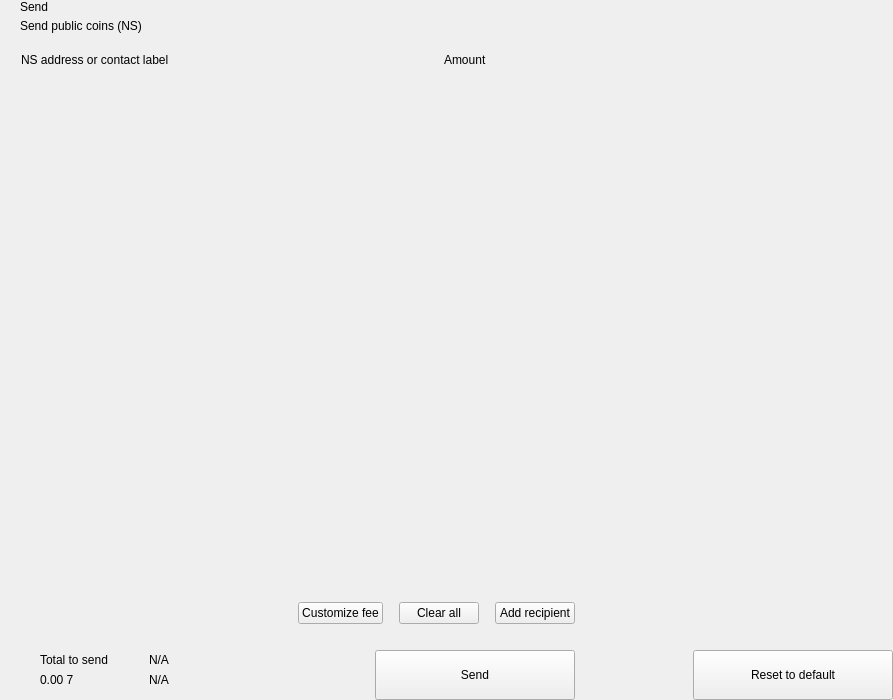
<?xml version="1.0" encoding="UTF-8"?>
<ui version="4.0">
 <class>send</class>
 <widget class="QWidget" name="send">
  <property name="geometry">
   <rect>
    <x>0</x>
    <y>0</y>
    <width>893</width>
    <height>700</height>
   </rect>
  </property>
  <property name="windowTitle">
   <string>Form</string>
  </property>
  <layout class="QHBoxLayout" name="horizontalLayout_2" stretch="2,1">
   <property name="spacing">
    <number>0</number>
   </property>
   <property name="leftMargin">
    <number>0</number>
   </property>
   <property name="topMargin">
    <number>0</number>
   </property>
   <property name="rightMargin">
    <number>0</number>
   </property>
   <property name="bottomMargin">
    <number>0</number>
   </property>
   <item>
    <widget class="QWidget" name="left" native="true">
     <layout class="QVBoxLayout" name="verticalLayout_3">
      <property name="spacing">
       <number>0</number>
      </property>
      <property name="leftMargin">
       <number>0</number>
      </property>
      <property name="topMargin">
       <number>0</number>
      </property>
      <property name="rightMargin">
       <number>0</number>
      </property>
      <property name="bottomMargin">
       <number>0</number>
      </property>
      <item>
       <layout class="QVBoxLayout" name="verticalLayout_22" stretch="0,0,0,1,0,0,0,0">
        <property name="spacing">
         <number>0</number>
        </property>
        <item>
         <layout class="QHBoxLayout" name="horizontalLayout_3">
          <property name="spacing">
           <number>0</number>
          </property>
          <property name="leftMargin">
           <number>20</number>
          </property>
          <property name="rightMargin">
           <number>20</number>
          </property>
          <item>
           <layout class="QVBoxLayout" name="verticalLayout">
            <property name="spacing">
             <number>5</number>
            </property>
            <item>
             <widget class="QLabel" name="labelTitle">
              <property name="text">
               <string>Send</string>
              </property>
              <property name="alignment">
               <set>Qt::AlignLeading|Qt::AlignLeft|Qt::AlignVCenter</set>
              </property>
             </widget>
            </item>
            <item>
             <widget class="QLabel" name="labelSubtitle1">
              <property name="text">
               <string>Send public coins (NS)</string>
              </property>
             </widget>
            </item>
           </layout>
          </item>
          <item>
           <spacer name="horizontalSpacer">
            <property name="orientation">
             <enum>Qt::Horizontal</enum>
            </property>
            <property name="sizeHint" stdset="0">
             <size>
              <width>40</width>
              <height>20</height>
             </size>
            </property>
           </spacer>
          </item>
         </layout>
        </item>
        <item>
         <spacer name="verticalSpacer_2">
          <property name="orientation">
           <enum>Qt::Vertical</enum>
          </property>
          <property name="sizeType">
           <enum>QSizePolicy::Fixed</enum>
          </property>
          <property name="sizeHint" stdset="0">
           <size>
            <width>20</width>
            <height>20</height>
           </size>
          </property>
         </spacer>
        </item>
        <item>
         <layout class="QHBoxLayout" name="horizontalLayout" stretch="6,0,2">
          <property name="spacing">
           <number>0</number>
          </property>
          <property name="leftMargin">
           <number>10</number>
          </property>
          <property name="topMargin">
           <number>0</number>
          </property>
          <property name="rightMargin">
           <number>20</number>
          </property>
          <property name="bottomMargin">
           <number>0</number>
          </property>
          <item>
           <widget class="QLabel" name="labelSubtitleAddress">
            <property name="styleSheet">
             <string notr="true">margin-left:8px;</string>
            </property>
            <property name="text">
             <string>NS address or contact label</string>
            </property>
           </widget>
          </item>
          <item>
           <spacer name="horizontalSpacer_3">
            <property name="orientation">
             <enum>Qt::Horizontal</enum>
            </property>
            <property name="sizeType">
             <enum>QSizePolicy::Fixed</enum>
            </property>
            <property name="sizeHint" stdset="0">
             <size>
              <width>40</width>
              <height>1</height>
             </size>
            </property>
           </spacer>
          </item>
          <item>
           <widget class="QLabel" name="labelSubtitleAmount">
            <property name="text">
             <string>Amount</string>
            </property>
           </widget>
          </item>
         </layout>
        </item>
        <item>
         <widget class="QScrollArea" name="scrollArea">
          <property name="minimumSize">
           <size>
            <width>0</width>
            <height>350</height>
           </size>
          </property>
          <property name="styleSheet">
           <string notr="true">#scrollArea {
            background:transparent;
            margin-top:10px;
}</string>
          </property>
          <property name="horizontalScrollBarPolicy">
           <enum>Qt::ScrollBarAlwaysOff</enum>
          </property>
          <property name="sizeAdjustPolicy">
           <enum>QAbstractScrollArea::AdjustIgnored</enum>
          </property>
          <property name="widgetResizable">
           <bool>true</bool>
          </property>
          <property name="alignment">
           <set>Qt::AlignLeading|Qt::AlignLeft|Qt::AlignTop</set>
          </property>
          <widget class="QWidget" name="scrollAreaWidgetContents">
           <property name="geometry">
            <rect>
             <x>0</x>
             <y>0</y>
             <width>591</width>
             <height>16</height>
            </rect>
           </property>
           <property name="sizePolicy">
            <sizepolicy hsizetype="Preferred" vsizetype="Maximum">
             <horstretch>0</horstretch>
             <verstretch>0</verstretch>
            </sizepolicy>
           </property>
           <property name="autoFillBackground">
            <bool>false</bool>
           </property>
           <property name="styleSheet">
            <string notr="true">#scrollAreaWidgetContents {
             background:transparent;
             }</string>
           </property>
           <layout class="QVBoxLayout" name="verticalLayout_7">
            <property name="spacing">
             <number>0</number>
            </property>
            <property name="sizeConstraint">
             <enum>QLayout::SetDefaultConstraint</enum>
            </property>
            <property name="leftMargin">
             <number>0</number>
            </property>
            <property name="topMargin">
             <number>0</number>
            </property>
            <property name="rightMargin">
             <number>0</number>
            </property>
            <property name="bottomMargin">
             <number>0</number>
            </property>
           </layout>
          </widget>
         </widget>
        </item>
        <item>
         <spacer name="verticalSpacer_4">
          <property name="orientation">
           <enum>Qt::Vertical</enum>
          </property>
          <property name="sizeType">
           <enum>QSizePolicy::Fixed</enum>
          </property>
          <property name="sizeHint" stdset="0">
           <size>
            <width>20</width>
            <height>20</height>
           </size>
          </property>
         </spacer>
        </item>
        <item>
         <layout class="QHBoxLayout" name="horizontalLayout_20">
          <property name="spacing">
           <number>6</number>
          </property>
          <property name="leftMargin">
           <number>20</number>
          </property>
          <property name="rightMargin">
           <number>20</number>
          </property>
          <item>
           <spacer name="horizontalSpacer_4">
            <property name="orientation">
             <enum>Qt::Horizontal</enum>
            </property>
            <property name="sizeHint" stdset="0">
             <size>
              <width>10</width>
              <height>20</height>
             </size>
            </property>
           </spacer>
          </item>
          <item>
           <widget class="QPushButton" name="pushButtonFee">
            <property name="focusPolicy">
             <enum>Qt::NoFocus</enum>
            </property>
            <property name="text">
             <string>Customize fee</string>
            </property>
           </widget>
          </item>
          <item>
           <spacer name="horizontalSpacer_11">
            <property name="orientation">
             <enum>Qt::Horizontal</enum>
            </property>
            <property name="sizeType">
             <enum>QSizePolicy::Minimum</enum>
            </property>
            <property name="sizeHint" stdset="0">
             <size>
              <width>10</width>
              <height>20</height>
             </size>
            </property>
           </spacer>
          </item>
          <item>
           <widget class="QPushButton" name="pushButtonClear">
            <property name="focusPolicy">
             <enum>Qt::NoFocus</enum>
            </property>
            <property name="layoutDirection">
             <enum>Qt::RightToLeft</enum>
            </property>
            <property name="text">
             <string>Clear all</string>
            </property>
           </widget>
          </item>
          <item>
           <spacer name="horizontalSpacer_6">
            <property name="orientation">
             <enum>Qt::Horizontal</enum>
            </property>
            <property name="sizeType">
             <enum>QSizePolicy::Fixed</enum>
            </property>
            <property name="sizeHint" stdset="0">
             <size>
              <width>10</width>
              <height>20</height>
             </size>
            </property>
           </spacer>
          </item>
          <item>
           <widget class="QPushButton" name="pushButtonAddRecipient">
            <property name="focusPolicy">
             <enum>Qt::NoFocus</enum>
            </property>
            <property name="text">
             <string>Add recipient</string>
            </property>
           </widget>
          </item>
         </layout>
        </item>
        <item>
         <spacer name="verticalSpacer">
          <property name="orientation">
           <enum>Qt::Vertical</enum>
          </property>
          <property name="sizeType">
           <enum>QSizePolicy::Fixed</enum>
          </property>
          <property name="sizeHint" stdset="0">
           <size>
            <width>20</width>
            <height>16</height>
           </size>
          </property>
         </spacer>
        </item>
        <item>
         <layout class="QHBoxLayout" name="horizontalLayout_7">
          <property name="rightMargin">
           <number>20</number>
          </property>
          <item>
           <layout class="QHBoxLayout" name="horizontalLayout_10">
            <property name="spacing">
             <number>0</number>
            </property>
            <property name="leftMargin">
             <number>8</number>
            </property>
            <item>
             <widget class="QStackedWidget" name="stackedWidget">
              <property name="minimumSize">
               <size>
                <width>0</width>
                <height>60</height>
               </size>
              </property>
              <property name="maximumSize">
               <size>
                <width>16777215</width>
                <height>60</height>
               </size>
              </property>
              <widget class="QWidget" name="page1">
               <layout class="QVBoxLayout" name="verticalLayout_71" stretch="0">
                <property name="spacing">
                 <number>6</number>
                </property>
                <property name="leftMargin">
                 <number>12</number>
                </property>
                <property name="topMargin">
                 <number>0</number>
                </property>
                <property name="rightMargin">
                 <number>0</number>
                </property>
                <property name="bottomMargin">
                 <number>0</number>
                </property>
                <item>
                 <widget class="QWidget" name="coinWidget" native="true">
                  <property name="minimumSize">
                   <size>
                    <width>0</width>
                    <height>60</height>
                   </size>
                  </property>
                  <property name="maximumSize">
                   <size>
                    <width>16777215</width>
                    <height>60</height>
                   </size>
                  </property>
                  <layout class="QHBoxLayout" name="horizontalLayout_9">
                   <property name="spacing">
                    <number>0</number>
                   </property>
                   <property name="leftMargin">
                    <number>20</number>
                   </property>
                   <property name="topMargin">
                    <number>10</number>
                   </property>
                   <property name="rightMargin">
                    <number>20</number>
                   </property>
                   <property name="bottomMargin">
                    <number>10</number>
                   </property>
                   <item>
                    <layout class="QVBoxLayout" name="verticalSend">
                     <property name="spacing">
                      <number>0</number>
                     </property>
                     <item>
                      <widget class="QLabel" name="labelTitleTotalSend">
                       <property name="text">
                        <string>Total to send</string>
                       </property>
                      </widget>
                     </item>
                     <item>
                      <widget class="QLabel" name="labelAmountSend">
                       <property name="text">
                        <string notr="true">0.00 7</string>
                       </property>
                      </widget>
                     </item>
                    </layout>
                   </item>
                   <item>
                    <spacer name="horizontalSpacer_9">
                     <property name="orientation">
                      <enum>Qt::Horizontal</enum>
                     </property>
                     <property name="sizeType">
                      <enum>QSizePolicy::Fixed</enum>
                     </property>
                     <property name="sizeHint" stdset="0">
                      <size>
                       <width>20</width>
                       <height>20</height>
                      </size>
                     </property>
                    </spacer>
                   </item>
                   <item>
                    <widget class="QLabel" name="labelLine">
                     <property name="minimumSize">
                      <size>
                       <width>1</width>
                       <height>0</height>
                      </size>
                     </property>
                     <property name="maximumSize">
                      <size>
                       <width>1</width>
                       <height>16777215</height>
                      </size>
                     </property>
                     <property name="text">
                      <string/>
                     </property>
                    </widget>
                   </item>
                   <item>
                    <spacer name="horizontalSpacer_10">
                     <property name="orientation">
                      <enum>Qt::Horizontal</enum>
                     </property>
                     <property name="sizeType">
                      <enum>QSizePolicy::Fixed</enum>
                     </property>
                     <property name="sizeHint" stdset="0">
                      <size>
                       <width>20</width>
                       <height>20</height>
                      </size>
                     </property>
                    </spacer>
                   </item>
                   <item>
                    <layout class="QVBoxLayout" name="verticalRemaining">
                     <property name="spacing">
                      <number>0</number>
                     </property>
                     <item>
                      <widget class="QLabel" name="labelTitleTotalRemaining">
                       <property name="text">
                        <string notr="true">N/A</string>
                       </property>
                      </widget>
                     </item>
                     <item>
                      <widget class="QLabel" name="labelAmountRemaining">
                       <property name="text">
                        <string notr="true">N/A</string>
                       </property>
                      </widget>
                     </item>
                    </layout>
                   </item>
                  </layout>
                 </widget>
                </item>
               </layout>
              </widget>
              <widget class="QWidget" name="page_2"/>
             </widget>
            </item>
           </layout>
          </item>
          <item>
           <spacer name="horizontalSpacer_5">
            <property name="orientation">
             <enum>Qt::Horizontal</enum>
            </property>
            <property name="sizeType">
             <enum>QSizePolicy::Expanding</enum>
            </property>
            <property name="sizeHint" stdset="0">
             <size>
              <width>40</width>
              <height>20</height>
             </size>
            </property>
           </spacer>
          </item>
          <item alignment="Qt::AlignBottom">
           <widget class="QPushButton" name="pushButtonSave">
            <property name="minimumSize">
             <size>
              <width>200</width>
              <height>50</height>
             </size>
            </property>
            <property name="maximumSize">
             <size>
              <width>200</width>
              <height>50</height>
             </size>
            </property>
            <property name="focusPolicy">
             <enum>Qt::NoFocus</enum>
            </property>
            <property name="text">
             <string>Send</string>
            </property>
           </widget>
          </item>
         </layout>
        </item>
       </layout>
      </item>
     </layout>
    </widget>
   </item>
   <item>
    <widget class="QWidget" name="right" native="true">
     <layout class="QVBoxLayout" name="verticalLayout_5">
      <property name="leftMargin">
       <number>0</number>
      </property>
      <property name="topMargin">
       <number>0</number>
      </property>
      <property name="rightMargin">
       <number>0</number>
      </property>
      <property name="bottomMargin">
       <number>0</number>
      </property>
      <item>
       <layout class="QVBoxLayout" name="verticalLayout_4">
        <property name="spacing">
         <number>6</number>
        </property>
        <item>
         <widget class="OptionButton" name="btnCoinControl" native="true">
          <property name="minimumSize">
           <size>
            <width>0</width>
            <height>50</height>
           </size>
          </property>
         </widget>
        </item>
        <item>
         <widget class="OptionButton" name="btnChangeAddress" native="true">
          <property name="minimumSize">
           <size>
            <width>0</width>
            <height>50</height>
           </size>
          </property>
         </widget>
        </item>
        <item>
         <widget class="OptionButton" name="btnUri" native="true">
          <property name="minimumSize">
           <size>
            <width>0</width>
            <height>50</height>
           </size>
          </property>
         </widget>
        </item>
        <item>
         <spacer name="verticalSpacer_5">
          <property name="orientation">
           <enum>Qt::Vertical</enum>
          </property>
          <property name="sizeHint" stdset="0">
           <size>
            <width>20</width>
            <height>40</height>
           </size>
          </property>
         </spacer>
        </item>
        <item>
         <layout class="QHBoxLayout" name="horizontalLayout_8">
          <item>
           <spacer name="horizontalSpacer_7">
            <property name="orientation">
             <enum>Qt::Horizontal</enum>
            </property>
            <property name="sizeHint" stdset="0">
             <size>
              <width>40</width>
              <height>20</height>
             </size>
            </property>
           </spacer>
          </item>
          <item>
           <widget class="QPushButton" name="pushButtonReset">
            <property name="minimumSize">
             <size>
              <width>200</width>
              <height>50</height>
             </size>
            </property>
            <property name="maximumSize">
             <size>
              <width>200</width>
              <height>50</height>
             </size>
            </property>
            <property name="focusPolicy">
             <enum>Qt::NoFocus</enum>
            </property>
            <property name="text">
             <string>Reset to default</string>
            </property>
           </widget>
          </item>
         </layout>
        </item>
       </layout>
      </item>
     </layout>
    </widget>
   </item>
  </layout>
 </widget>
 <customwidgets>
  <customwidget>
   <class>OptionButton</class>
   <extends>QWidget</extends>
   <header>qt/pivx/optionbutton.h</header>
   <container>1</container>
  </customwidget>
 </customwidgets>
 <resources/>
 <connections/>
</ui>
